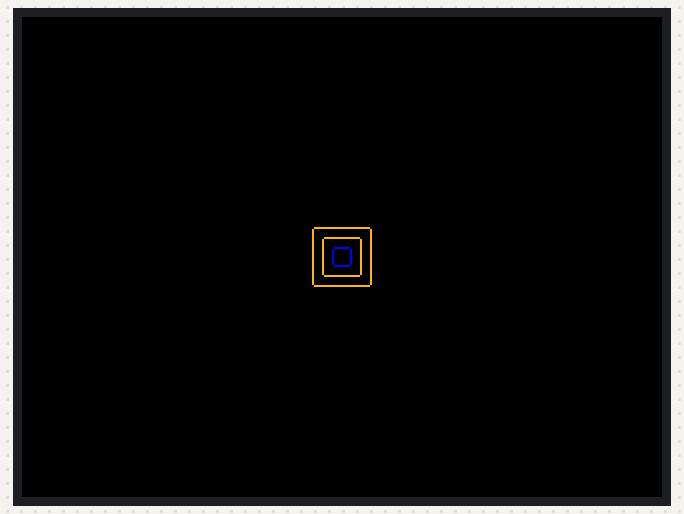
Recording of a sketch running on a simulated ESP32. Shown: 320×240 colour display. Random numbers use the default seed unless the sketch sets one.

Above: at 1.8 s.
At 17.9 s:
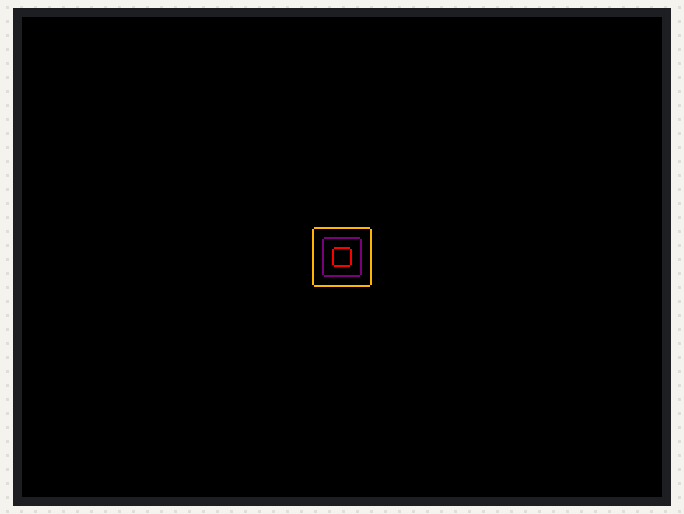
At 19.4 s:
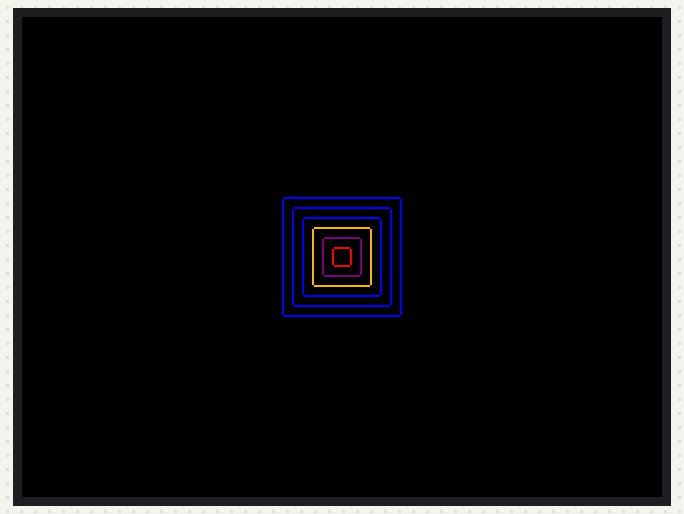
At 34.0 s:
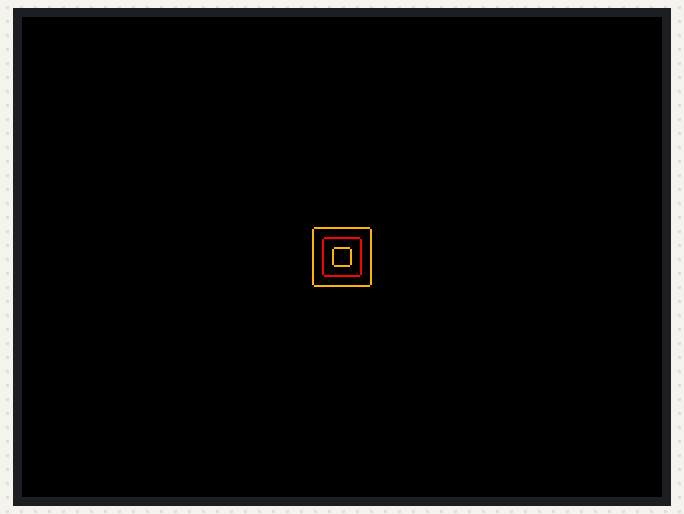
At 36.5 s:
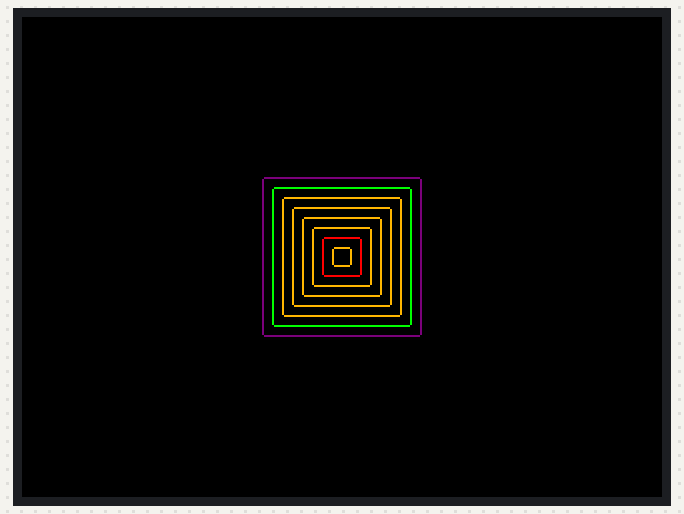
At 39.5 s:
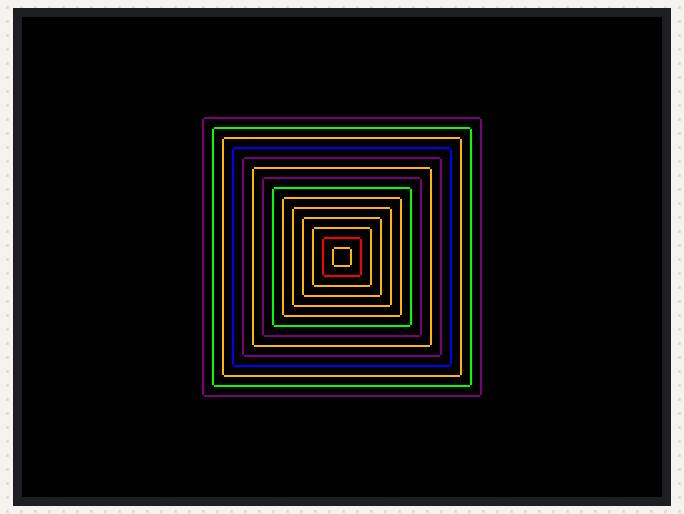

The sketch:

sketch_sep22a.ino
```cpp
/**************************************************************************
  Draws concentric rounded rectangles using drawSmoothRoundRect
 **************************************************************************/
#include <TFT_eSPI.h>
#include <SPI.h>

TFT_eSPI tft = TFT_eSPI();
uint16_t color;
long randomInt;

void setup() {
  tft.init();
  tft.setRotation(1);  // 1 = landscape, 2 = portrait
}

void loop() {
  // randomInt = random(2);

  // switch (randomInt) {
  //   case 0:
  //     color = TFT_PURPLE;
  //     break;

  //   case 1:
  //     color =  TFT_GREEN;
  //     break;

  //   default:
  //     color = TFT_BLACK;
  //     break;
  // }
  concentricRects();
}

void concentricRects() {
  tft.fillScreen(TFT_BLACK);

  for (int16_t x = 0; x < tft.width(); x += 10) {
    randomInt = random(5);
    switch (randomInt) {
      case 0:
        color = TFT_PURPLE;
        break;

      case 1:
        color = TFT_GREEN;
        break;

      case 2:
        color = TFT_RED;
        break;

      case 3:
        color = TFT_ORANGE;
        break;

      case 4:
        color = TFT_BLUE;
        break;

      default:
        color = TFT_BLACK;
        break;
    }
    tft.drawSmoothRoundRect(tft.width() / 2 - x / 2, tft.height() / 2 - x / 2, 1, 1, x, x, color);
    // toggle below to compare how smoothRoundRect compares to regular rect.  drawSmooth functions handle anti-aliasing
    // tft.drawRect(tft.width() / 2 - x / 2, tft.height() / 2 - x / 2 , x, x, color);
    delay(500);
  }
}
```

Measured:
- what the display in image 0 shows lasts 0.5 s, from 1.7 s to 2.2 s
